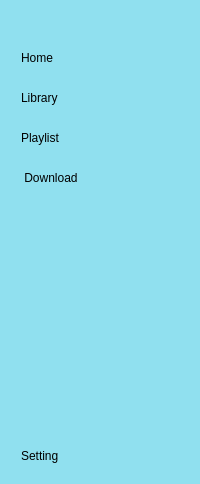
           <widget class="QWidget" name="side2" native="true">
            <property name="sizePolicy">
             <sizepolicy hsizetype="Preferred" vsizetype="Expanding">
              <horstretch>0</horstretch>
              <verstretch>0</verstretch>
             </sizepolicy>
            </property>
            <property name="styleSheet">
             <string notr="true">QWidget {
    background-color: #90e0ef;
	border: 5px solid transparent;
	border-radius: 5px;
}

QPushButton {
    text-align: left;
    border: 5px solid transparent; /* Add a transparent border */
    border-radius: 5px;
    margin: 5px;
}

QPushButton:checked {
    background-color: white;
}

QPushButton:hover {
    border: 1px solid white; /* Set border color on hover */
}
</string>
            </property>
            <layout class="QVBoxLayout" name="verticalLayout_5">
             <item>
              <layout class="QVBoxLayout" name="verticalLayout_2">
               <item>
                <layout class="QHBoxLayout" name="horizontalLayout">
                 <item>
                  <widget class="QLabel" name="logo_3">
                   <property name="sizePolicy">
                    <sizepolicy hsizetype="Preferred" vsizetype="Preferred">
                     <horstretch>0</horstretch>
                     <verstretch>0</verstretch>
                    </sizepolicy>
                   </property>
                   <property name="minimumSize">
                    <size>
                     <width>0</width>
                     <height>0</height>
                    </size>
                   </property>
                   <property name="maximumSize">
                    <size>
                     <width>40</width>
                     <height>40</height>
                    </size>
                   </property>
                   <property name="autoFillBackground">
                    <bool>false</bool>
                   </property>
                   <property name="text">
                    <string/>
                   </property>
                   <property name="pixmap">
                    <pixmap resource="resources.qrc">:/newPrefix/images/logo.png</pixmap>
                   </property>
                   <property name="scaledContents">
                    <bool>true</bool>
                   </property>
                  </widget>
                 </item>
                </layout>
               </item>
               <item>
                <layout class="QVBoxLayout" name="verticalLayout">
                 <item>
                  <widget class="QPushButton" name="home_btn_2">
                   <property name="sizePolicy">
                    <sizepolicy hsizetype="Minimum" vsizetype="Fixed">
                     <horstretch>0</horstretch>
                     <verstretch>0</verstretch>
                    </sizepolicy>
                   </property>
                   <property name="sizeIncrement">
                    <size>
                     <width>0</width>
                     <height>0</height>
                    </size>
                   </property>
                   <property name="cursor">
                    <cursorShape>PointingHandCursor</cursorShape>
                   </property>
                   <property name="text">
                    <string>Home</string>
                   </property>
                   <property name="icon">
                    <iconset resource="resources.qrc">
                     <normaloff>:/newPrefix/images/home.png</normaloff>:/newPrefix/images/home.png</iconset>
                   </property>
                   <property name="iconSize">
                    <size>
                     <width>18</width>
                     <height>18</height>
                    </size>
                   </property>
                   <property name="checkable">
                    <bool>true</bool>
                   </property>
                   <property name="autoExclusive">
                    <bool>true</bool>
                   </property>
                  </widget>
                 </item>
                 <item>
                  <widget class="QPushButton" name="library_btn_2">
                   <property name="cursor">
                    <cursorShape>PointingHandCursor</cursorShape>
                   </property>
                   <property name="text">
                    <string>Library</string>
                   </property>
                   <property name="icon">
                    <iconset resource="resources.qrc">
                     <normaloff>:/newPrefix/images/musical-library.png</normaloff>:/newPrefix/images/musical-library.png</iconset>
                   </property>
                   <property name="iconSize">
                    <size>
                     <width>18</width>
                     <height>18</height>
                    </size>
                   </property>
                   <property name="checkable">
                    <bool>true</bool>
                   </property>
                   <property name="autoExclusive">
                    <bool>true</bool>
                   </property>
                  </widget>
                 </item>
                 <item>
                  <widget class="QPushButton" name="playlist_btn_2">
                   <property name="cursor">
                    <cursorShape>PointingHandCursor</cursorShape>
                   </property>
                   <property name="text">
                    <string>Playlist</string>
                   </property>
                   <property name="icon">
                    <iconset resource="resources.qrc">
                     <normaloff>:/newPrefix/images/playlist.png</normaloff>:/newPrefix/images/playlist.png</iconset>
                   </property>
                   <property name="iconSize">
                    <size>
                     <width>18</width>
                     <height>18</height>
                    </size>
                   </property>
                   <property name="checkable">
                    <bool>true</bool>
                   </property>
                   <property name="autoExclusive">
                    <bool>true</bool>
                   </property>
                  </widget>
                 </item>
                 <item>
                  <widget class="QPushButton" name="download_btn_2">
                   <property name="cursor">
                    <cursorShape>PointingHandCursor</cursorShape>
                   </property>
                   <property name="styleSheet">
                    <string notr="true"/>
                   </property>
                   <property name="text">
                    <string> Download</string>
                   </property>
                   <property name="icon">
                    <iconset resource="resources.qrc">
                     <normaloff>:/newPrefix/images/download.png</normaloff>:/newPrefix/images/download.png</iconset>
                   </property>
                   <property name="iconSize">
                    <size>
                     <width>18</width>
                     <height>18</height>
                    </size>
                   </property>
                   <property name="checkable">
                    <bool>true</bool>
                   </property>
                   <property name="autoExclusive">
                    <bool>true</bool>
                   </property>
                  </widget>
                 </item>
                </layout>
               </item>
               <item>
                <spacer name="spacer_2">
                 <property name="orientation">
                  <enum>Qt::Vertical</enum>
                 </property>
                 <property name="sizeHint" stdset="0">
                  <size>
                   <width>17</width>
                   <height>238</height>
                  </size>
                 </property>
                </spacer>
               </item>
               <item>
                <widget class="QPushButton" name="setting_btn_2">
                 <property name="text">
                  <string>Setting</string>
                 </property>
                 <property name="icon">
                  <iconset resource="resources.qrc">
                   <normaloff>:/newPrefix/images/setting.png</normaloff>:/newPrefix/images/setting.png</iconset>
                 </property>
                 <property name="iconSize">
                  <size>
                   <width>18</width>
                   <height>18</height>
                  </size>
                 </property>
                 <property name="checkable">
                  <bool>true</bool>
                 </property>
                 <property name="autoExclusive">
                  <bool>true</bool>
                 </property>
                </widget>
               </item>
              </layout>
             </item>
            </layout>
           </widget>
